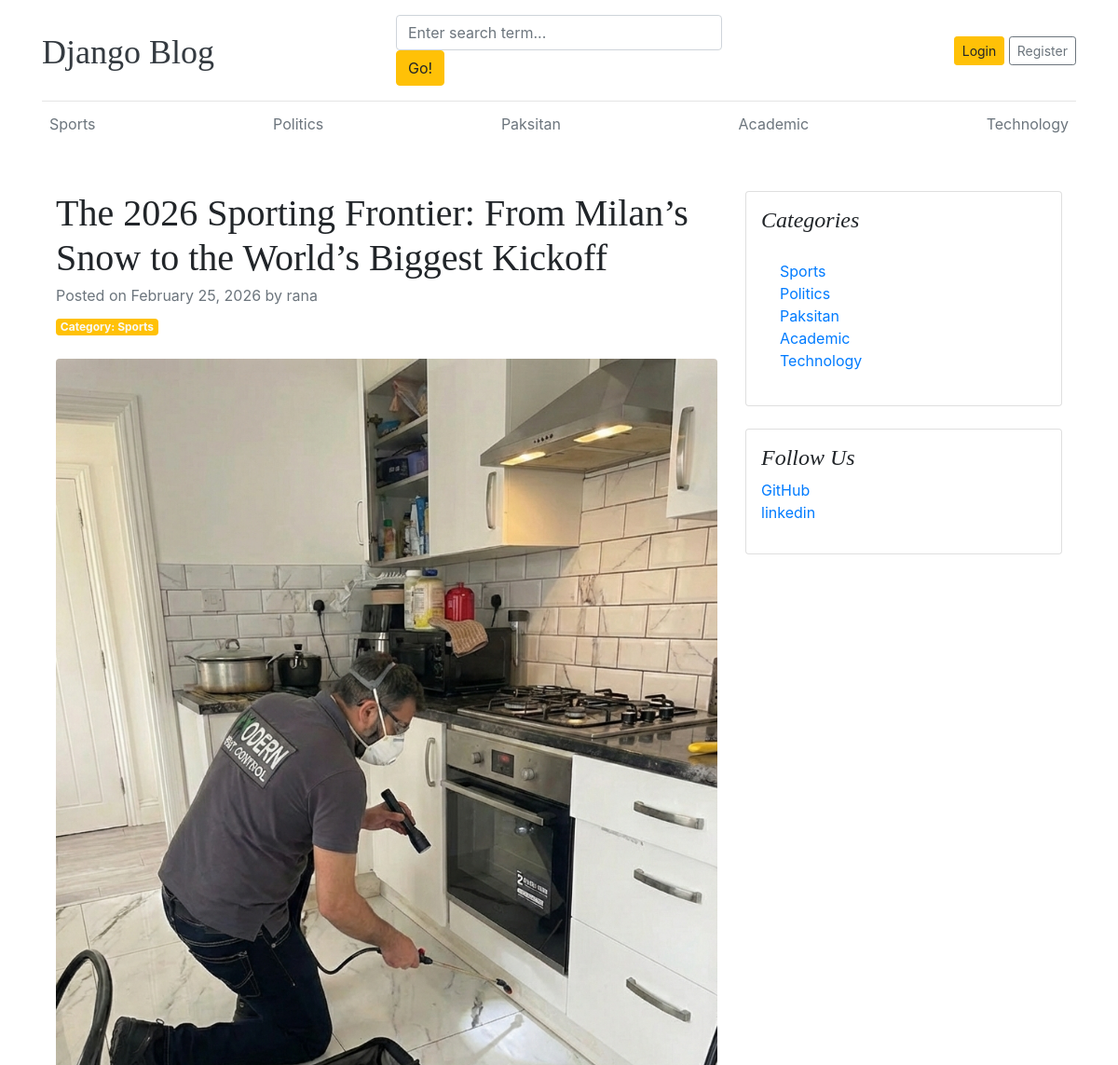
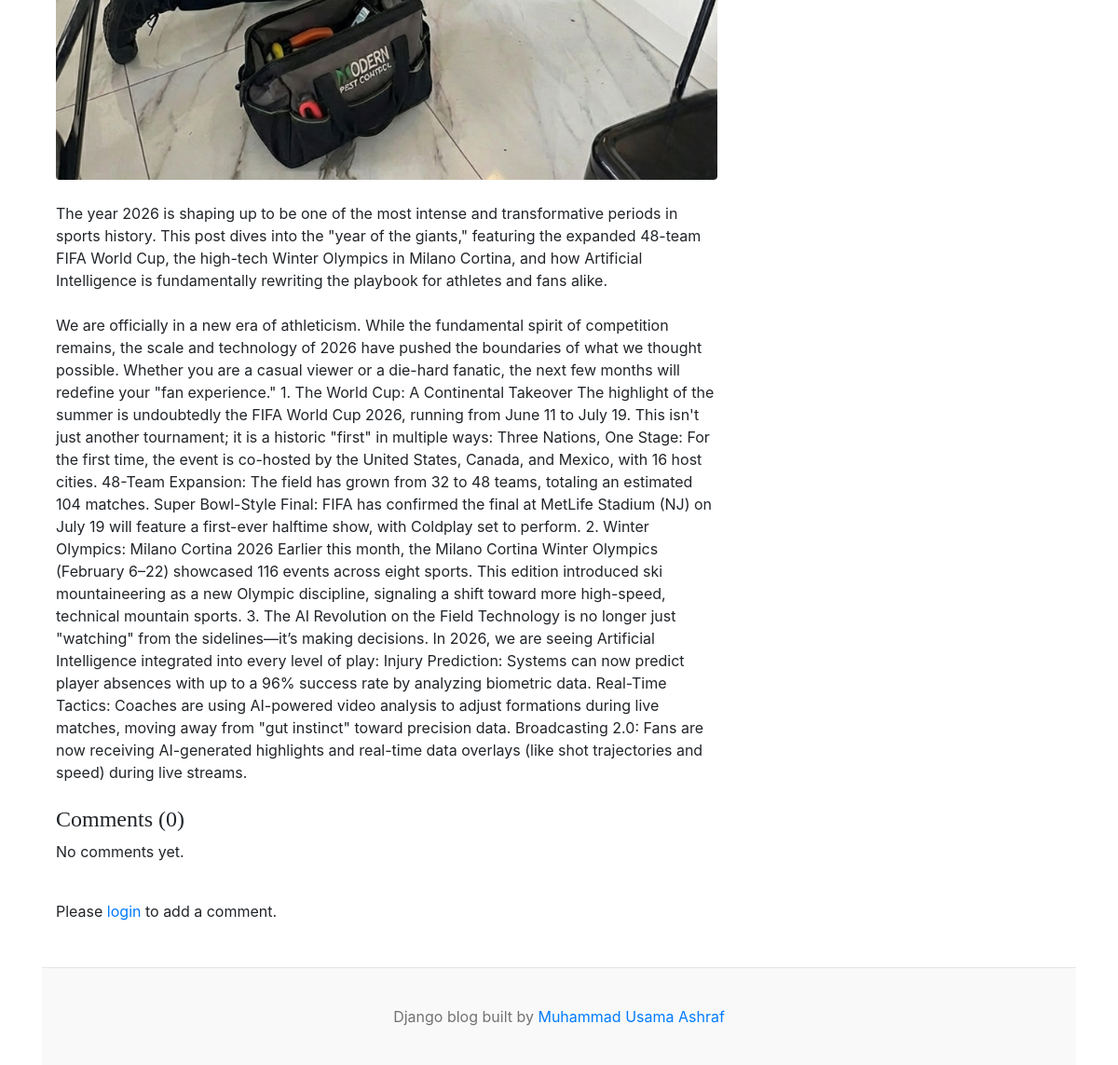
Page /blogs/the-2026-sporting-frontier-from-milans-snow-to-the-worlds-biggest-kickoff/ on the committed database (2 pictures, top to bottom).
### blogs/models.py (models this page shows, shortened)
class Category(models.Model):
    category_name = models.CharField(max_length=50, unique=True)
    created_at = models.DateTimeField(auto_now_add=True)
    updated_at = models.DateTimeField(auto_now=True)
    class Meta:
        verbose_name_plural = "categories"
    def __str__(self):
        return self.category_name

class Blog(models.Model):
    title = models.CharField(max_length=100)
    slug = models.SlugField(max_length=150, unique=True, blank=True)
    category = models.ForeignKey(Category, on_delete=models.CASCADE)
    author = models.ForeignKey(User, on_delete=models.CASCADE)
    featured_image = models.ImageField(upload_to="uploads/%Y/%m/%d/")
    short_description = models.TextField(max_length=500)
    blog_body = models.TextField(max_length=2000)
    status = models.CharField(max_length=20, choices=STATUS_CHOICES, default="Draft")
    is_featured = models.BooleanField(default=False)
    created_at = models.DateTimeField(auto_now_add=True)
    updated_at = models.DateTimeField(auto_now=True)

### aboutus/models.py (models this page shows, shortened)
class SocialLinks(models.Model):
    platform = models.CharField(max_length=25)
    link = models.URLField(max_length=200)
    created_at = models.DateTimeField(auto_now_add=True)
    updated_at = models.DateTimeField(auto_now=True)

### blogs/views.py (the view, shortened to what this page needs)
# urls.py: path("blogs/<slug:slug>/", blogsView.blogs, name="blogs"),
def blogs(request, slug):
    single_blog = get_object_or_404(Blog, slug=slug, status="Published")
    comments = Comment.objects.filter(blog=single_blog)
    context = {"single_blog": single_blog, "comments": comments}
    return render(request, "blogs.html", context)

### blogs/context_processors.py (called while the page is built)
def get_categories(request):
    categories = Category.objects.all()
    return dict(categories=categories)

def get_social_links(request):
    links = SocialLinks.objects.all()
    return dict(links=links)

### templates/blogs.html
{% extends 'base.html' %}
{% block content %}
    <div class="container mt-5">
        <div class="row">
            <div class="col-lg-8">
                <article>
                    <header class="mb-4">
                        <h1 class="fw-bolder mb-1">{{ single_blog.title }}</h1>
                        <div class="text-muted fst-italic mb-2">
                            Posted on {{ single_blog.created_at|date:"F d, Y" }} by {{ single_blog.author }}
                        </div>
                        <a class="badge bg-warning text-decoration-none text-light"
                           href="{% url 'posts_by_category' single_blog.category.id %}">Category: {{ single_blog.category }}</a>
                    </header>
                    <figure class="mb-4">
                        <img class="img-fluid rounded"
                             src="{{ single_blog.featured_image.url }}"
                             alt="..." />
                    </figure>
                    <section class="mb-5">
                        <p class="fs-5 mb-4">{{ single_blog.short_description }}</p>
                        <p class="fs-5 mb-4">{{ single_blog.blog_body }}</p>
                        <h4>Comments ({{ comments.count }})</h4>
                        {% if comments %}
                            {% for comment in comments %}
                                <div class="card mb-3">
                                    <div class="card-body">
                                        <p class="card-text">{{ comment.comment }}</p>
                                        <p class="text-muted">
                                            <small>Posted by <b>{{ comment.user }}</b> on {{ comment.created_at| timesince }} ago</small>
                                        </p>
                                    </div>
                                </div>
                            {% endfor %}
                        {% else %}
                            <p>No comments yet.</p>
                        {% endif %}
                        <br>
                        <div class="form-group">
                            {% if user.is_authenticated %}
                                <form action="" method="POST">
                                    {% csrf_token %}
                                    <div class="form-group">
                                        <label for="comment">Add a comment:</label>
                                        <textarea class="form-control" id="comment" name="comment" rows="3"></textarea>
                                        <button type="submit" value="submit" class="btn btn-primary mt-2">Submit Comment</button>
                                    </div>
                                </form>
                            {% else %}
                                <p>
                                    Please <a href="{% url 'login' %}">login</a> to add a comment.
                                </p>
                            {% endif %}
                        </div>
                    </section>
                </article>
            </div>
            <div class="col-lg-4">
                <div class="card mb-4 p-3">
                    <h4 class="font-italic">Categories</h4>
                    <div class="card-body">
                        <div class="row">
                            <div class="col-sm-6">
                                <ul class="list-unstyled mb-0">
                                    {% for cat in categories %}
                                        <li>
                                            <a href="{% url 'posts_by_category' cat.id %}">{{ cat.category_name }}</a>
                                        </li>
                                    {% endfor %}
                                </ul>
                            </div>
                        </div>
                    </div>
                </div>
                <div class="card mb-4 p-3">
                    <h4 class="font-italic">Follow Us</h4>
                    <ol class="list-unstyled">
                        {% for link in links %}
                            <li>
                                <a href="{{ link.link }}">{{ link.platform }}</a>
                            </li>
                        {% endfor %}
                    </ol>
                </div>
            </div>
        </div>
    </div>
{% endblock %}

### templates/base.html (shortened to what this page needs)
{% load static %}
<!DOCTYPE html>
<html lang="en">
    <head>
        <link href="https://getbootstrap.com/docs/4.0/dist/css/bootstrap.min.css"
              rel="stylesheet">
        <link href="{% static 'css/blog.css' %}" rel="stylesheet">
        <link rel="stylesheet"
              href="https://cdnjs.cloudflare.com/ajax/libs/font-awesome/4.7.0/css/font-awesome.min.css">
    </head>
    <body>
        <div class="container">
            <header class="blog-header py-3">
                <div class="row flex-nowrap justify-content-between align-items-center">
                    <div class="col-4 pt-1">
                        <a class="blog-header-logo text-dark" href="/">Django Blog</a>
                    </div>
                    <div class="col-4">
                        <form action="{% url 'search' %}" method="GET">
                            <input class="form-control"
                                   type="text"
                                   name="keyword"
                                   value="{{ keyword }}"
                                   placeholder="Enter search term..."
                                   aria-label="Enter search term..."
                                   aria-describedby="button-search" />
                            <button class="btn btn-warning id=" button-search" type="submit">Go!
                            </button>
                        </form>
                    </div>
                    <div class="col-4 d-flex justify-content-end align-items-center">
                        {% if not user.is_authenticated %}
                            <a class="btn btn-sm btn-warning" href="{% url 'login' %}">Login</a> &nbsp;
                            <a class="btn btn-sm btn-outline-secondary" href="{% url 'register' %}">Register</a>
                        {% endif %}
                    </div>
                </div>
            </header>
            <div class="nav-scroller py-1 mb-2">
                <nav class="nav d-flex justify-content-between">
                    {% for cat in categories %}
                        <a class="p-2 text-muted" href="{% url 'posts_by_category' cat.id %}">{{ cat.category_name }}</a>
                    {% endfor %}
                </nav>
            </div>
            {% block content %}{% endblock %}
            <footer class="blog-footer">
                <p>
                    Django blog built by <a href="https://github.com/oyrana">Muhammad Usama Ashraf</a>
                </p>
            </footer>
        </body>
    </html>

### config/static/css/blog.css (style rules this page uses)
.blog-header { border-bottom: 1px solid #e5e5e5; }
.blog-header-logo { font-family: "Playfair Display", Georgia, "Times New Roman", serif; font-size: 2.25rem; }
h1, h2, h3, h4, h5, h6 { font-family: "Playfair Display", Georgia, "Times New Roman", serif; }
.blog-footer { padding: 2.5rem 0; color: #727272; text-align: center; background-color: #f9f9f9; border-top: .05rem solid #e5e5e5; }
.blog-footer p:last-child { margin-bottom: 0; }

### rows in the picture
Category: category_name "Sports"
Category: category_name "Politics"
Category: category_name "Paksitan"
Category: category_name "Academic"
Category: category_name "Technology"
Blog: title "The 2026 Sporting Frontier: From Milan’s Snow to the World’s Biggest Kickoff", created_at "February 25, 2026", author "rana", category "Sports", featured_image (placeholder picture), short_description "The year 2026 is shaping up to be one of the most intense and transformative periods in sports history. This post dives into the \"year of the giants,\" featuring the expanded 48-team FIFA World Cup, the high-tech Winter Olympics in Milano Cortina, and how Artificial Intelligence is fundamentally rewriting the playbook for athletes and fans alike.", blog_body "We are officially in a new era of athleticism. While the fundamental spirit of competition remains, the scale and technology of 2026 have pushed the boundaries of what we thought possible. Whether you are a casual viewer or a die-hard fanatic, the next few months will redefine your \"fan experience.\" 1. The World Cup: A Continental Takeover The highlight of the summer is undoubtedly the FIFA World Cup 2026, running from June 11 to July 19. This isn't just another tournament; it is a historic \"first\" in multiple ways: Three Nations, One Stage: For the first time, the event is co-hosted by the United States, Canada, and Mexico, with 16 host cities. 48-Team Expansion: The field has grown from…"
SocialLinks: platform "GitHub"
SocialLinks: platform "linkedin"

### other values in the picture
{{ comments.count }} "0"
